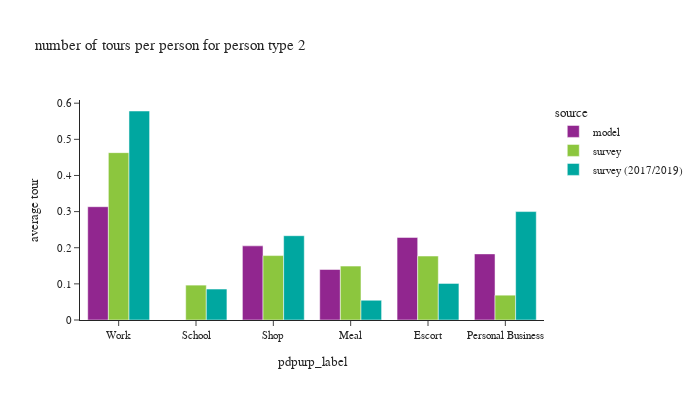

Source (notebook cell):
### Code cell
plot_by_pptyp(df_tour, '2')

### Figure 1 — Plotly figure (JSON) as saved in the notebook; plotly's stock layout.template omitted (floating-point values rounded to 4 significant figures)
{"data": [{"alignmentgroup": "True", "hovertemplate": "source=model<br>pdpurp_label=%{x}<br>average tour=%{y}<extra></extra>", "legendgroup": "model", "marker": {"color": "#91268F", "pattern": {"shape": ""}}, "name": "model", "offsetgroup": "model", "orientation": "v", "showlegend": true, "textposition": "auto", "type": "bar", "x": ["Work", "School", "Shop", "Meal", "Escort", "Personal Business"], "xaxis": "x", "y": [0.3135, 0.0, 0.2052, 0.1399, 0.2286, 0.183], "yaxis": "y"}, {"alignmentgroup": "True", "hovertemplate": "source=survey<br>pdpurp_label=%{x}<br>average tour=%{y}<extra></extra>", "legendgroup": "survey", "marker": {"color": "#8CC63E", "pattern": {"shape": ""}}, "name": "survey", "offsetgroup": "survey", "orientation": "v", "showlegend": true, "textposition": "auto", "type": "bar", "x": ["Work", "School", "Shop", "Meal", "Escort", "Personal Business"], "xaxis": "x", "y": [0.4631, 0.09655, 0.1782, 0.1492, 0.177, 0.06869], "yaxis": "y"}, {"alignmentgroup": "True", "hovertemplate": "source=survey (2017/2019)<br>pdpurp_label=%{x}<br>average tour=%{y}<extra></extra>", "legendgroup": "survey (2017/2019)", "marker": {"color": "#00A7A0", "pattern": {"shape": ""}}, "name": "survey (2017/2019)", "offsetgroup": "survey (2017/2019)", "orientation": "v", "showlegend": true, "textposition": "auto", "type": "bar", "x": ["Work", "School", "Shop", "Meal", "Escort", "Personal Business"], "xaxis": "x", "y": [0.5784, 0.0857, 0.2333, 0.05467, 0.1012, 0.3], "yaxis": "y"}], "layout": {"barmode": "group", "font": {"size": 11}, "height": 400, "legend": {"title": {"text": "source"}, "tracegroupgap": 0}, "title": {"text": "number of tours per person for person type 2"}, "width": 700, "xaxis": {"anchor": "y", "domain": [0.0, 1.0], "title": {"text": "pdpurp_label"}}, "yaxis": {"anchor": "x", "domain": [0.0, 1.0], "tickformat": ".2", "title": {"text": "average tour"}}}}
